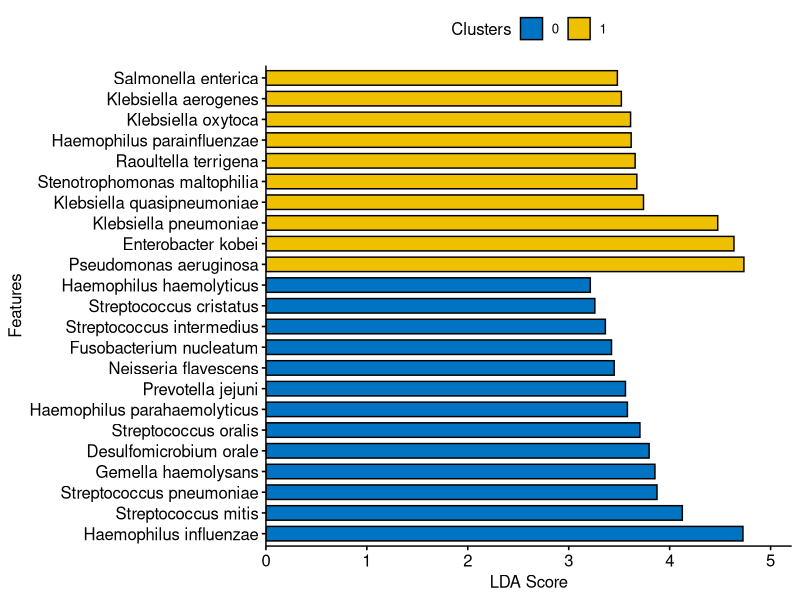

This figure's R source:
library(ggpubr)
library(ggplot2)
data<-read.csv("selected_features.csv")
data$group<-factor(data$group)

png("plot.png",width = 8,height = 8,res = 300,units="in")
ggbarplot(data, x = "Features", y = "value",
          fill = "group",           # change fill color by mpg_level
          color = "black",            # Set bar border colors to white
          palette = "jco",            # jco journal color palett. see ?ggpar
          sort.val = "desc",          # Sort the value in descending order
          sort.by.groups = TRUE,     # Don't sort inside each group
          x.text.angle = 0,          # Rotate vertically x axis texts
          ylab = "LDA Score",
          legend.title = "Clusters",
          rotate = TRUE
)+scale_y_continuous(expand = expansion(mult = c(0, .1)))
dev.off()